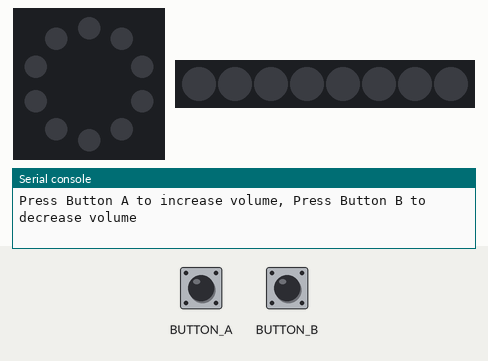
Simulated run of this program. Board: Circuit Playground running CircuitPython. Parts: the board's ring of 10 RGB LEDs (number 0 left of the top, counting anticlockwise), 8 RGB LEDs in strip order, left to right, the last lines printed to the serial console. The inputs (shaded band) are chosen by the test bench. Dim RGB values are drawn brighter than linear.

Above: at 1.2 s.
1.3 s: button A pressed for 1 s
At 3.3 s:
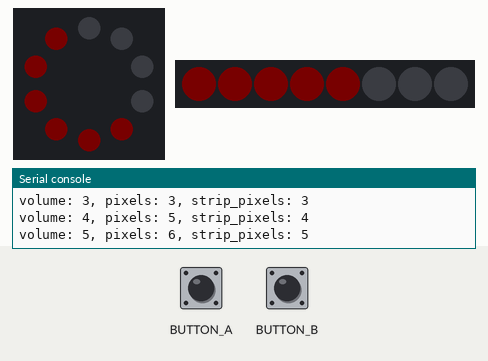
3.8 s: button A pressed for 3.2 s
At 5.1 s:
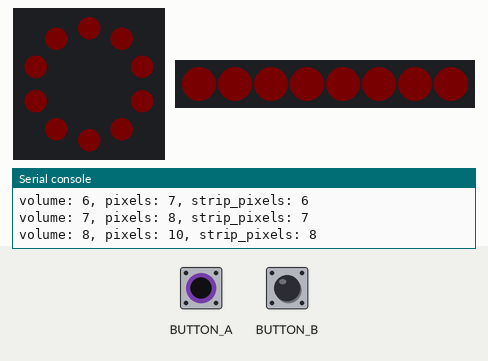
8.5 s: button B pressed for 3.2 s
At 8.72 s:
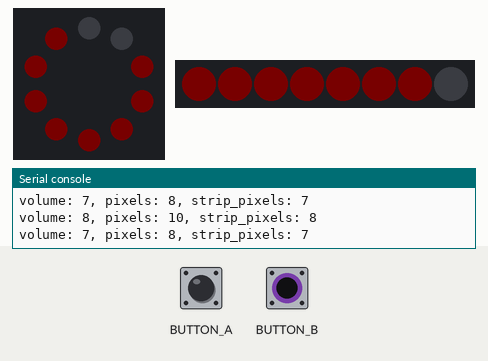
13.2 s: button A pressed for 0.25 s
At 14.3 s:
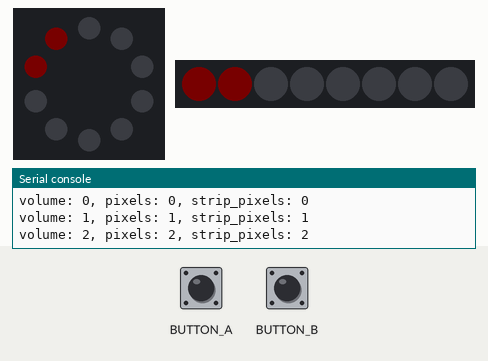
14.9 s: button B pressed for 1 s
At 15.15 s:
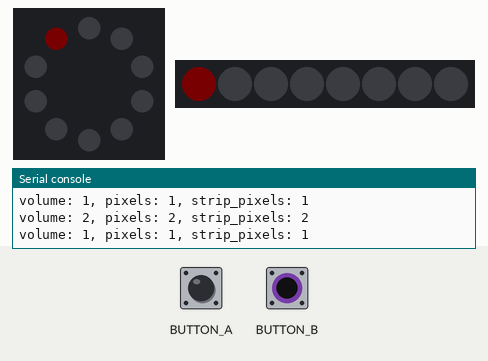
Timing chart, 0 to 17.9 s (numbered marks = the images above; inputs shaded):
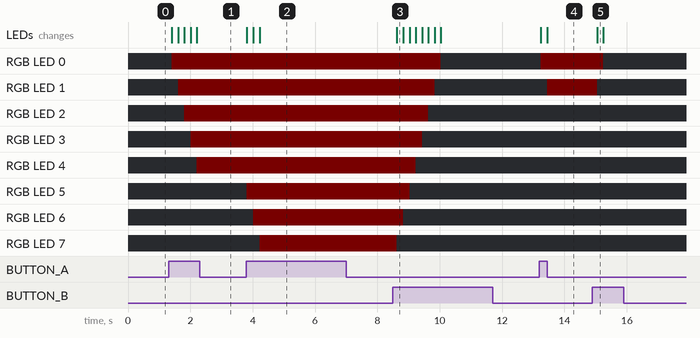

Measured:
- after the input at 1.3 s, RGB LED 0: off → RGB(2, 0, 0) after 0.11 s; RGB LED 1: off → RGB(2, 0, 0) after 0.31 s; RGB LED 2: off → RGB(2, 0, 0) after 0.51 s; RGB LED 3: off → RGB(2, 0, 0) after 0.71 s; RGB LED 4: off → RGB(2, 0, 0) after 0.91 s; the LEDs: first change after 0.11 s (image 1 shows a later state)
- after the input at 3.8 s, RGB LED 5: off → RGB(2, 0, 0) at once; RGB LED 6: off → RGB(2, 0, 0) after 0.22 s; RGB LED 7: off → RGB(2, 0, 0) after 0.42 s; the LEDs: first change at once (image 2 shows a later state)
- after the input at 8.5 s, RGB LED 0: RGB(2, 0, 0) → off after 1.5 s; RGB LED 1: RGB(2, 0, 0) → off after 1.3 s; RGB LED 2: RGB(2, 0, 0) → off after 1.1 s; RGB LED 3: RGB(2, 0, 0) → off after 0.93 s; RGB LED 4: RGB(2, 0, 0) → off after 0.73 s; the LEDs: change after 0.13 s (image 3)
- after the input at 13.2 s, RGB LED 0: off → RGB(2, 0, 0) after 0.05 s; RGB LED 1: off → RGB(2, 0, 0) after 0.25 s; the LEDs: first change after 0.05 s (image 4 shows a later state)
- after the input at 14.9 s, RGB LED 0: RGB(2, 0, 0) → off after 0.35 s; RGB LED 1: RGB(2, 0, 0) → off after 0.15 s; the LEDs: change after 0.15 s (image 5)

The program:

strip-volume-button-display.py
```python
# strip-volume-button-display.py

import board, neopixel, digitalio
from time import sleep
from analogio import AnalogIn

from adafruit_led_animation.color import RED, YELLOW, ORANGE, GREEN, TEAL, CYAN, \
    BLUE, PURPLE, MAGENTA, GOLD, PINK, AQUA, JADE, AMBER, OLD_LACE, WHITE, BLACK


def range_map(value: int, in_min: int, in_max: int, out_min: int, out_max: int) -> int:
    in_delta = in_max - in_min
    out_delta = out_max - out_min
    return int(value * out_delta / in_delta)


# setup color & neo pixels
colors = [RED, YELLOW, ORANGE, GREEN, TEAL, CYAN, BLUE, PURPLE, MAGENTA, GOLD, PINK,
          AQUA, JADE, AMBER, OLD_LACE, WHITE, BLACK]

NUM_PIXELS = 10
NUM_STRIP_PIXELS = 8
MAX_VOLUME = min(NUM_PIXELS, NUM_STRIP_PIXELS)
BRIGHTNESS = 0.01
BLINK_DELAY = 0.2

pixels = neopixel.NeoPixel(board.NEOPIXEL, NUM_PIXELS, brightness=BRIGHTNESS, auto_write=True)
strip_pixels = neopixel.NeoPixel(board.A1, NUM_STRIP_PIXELS, brightness=BRIGHTNESS, auto_write=True)

print("Press Button A to increase volume, Press Button B to decrease volume")
# print("Rotate potentiometer to change volume")

# light up each light in a different color
pixels[:] = BLACK * NUM_PIXELS
strip_pixels[:] = BLACK * NUM_STRIP_PIXELS

# setup potentiometer
potentiometer = AnalogIn(board.A3)

# setup buttons without debounce
button_A = digitalio.DigitalInOut(board.BUTTON_A)
button_A.switch_to_input(pull=digitalio.Pull.DOWN)

button_B = digitalio.DigitalInOut(board.BUTTON_B)
button_B.switch_to_input(pull=digitalio.Pull.DOWN)

last_volume = 0
volume = 0

while True:
    # # going over 10 becaue the value 11 is only reached when potentiometer.value is 65535
    # # volume 0 all lights off, volume 10 all lights on.
    # volume = range_map(potentiometer.value, 0, 65535, 0, 11)
    # print(f"volume: {volume}")
    # if not volume:
    #     pixels[:] = BLACK * NUM_PIXELS
    # else:
    #     pixels[:] = [RED if i < volume else BLACK for i in range(NUM_PIXELS)]
    # sleep(BLINK_DELAY)

    if volume < MAX_VOLUME and button_A.value:
        last_volume = volume
        volume = volume + 1
    elif volume > 0 and button_B.value:
        last_volume = volume
        volume = volume - 1

    if volume != last_volume:
        last_volume = volume

        pixels_to_lit = range_map(volume,0, MAX_VOLUME, 0, NUM_PIXELS)
        pixels[:] = [RED if i < pixels_to_lit else BLACK for i in range(NUM_PIXELS)]
        strip_pixels_to_lit = range_map(volume, 0, MAX_VOLUME, 0, NUM_STRIP_PIXELS)
        strip_pixels[:] = [RED if i < strip_pixels_to_lit else BLACK for i in range(NUM_STRIP_PIXELS)]
        print(f"volume: {volume}, pixels: {pixels_to_lit}, strip_pixels: {strip_pixels_to_lit}")

    sleep(BLINK_DELAY)
```
